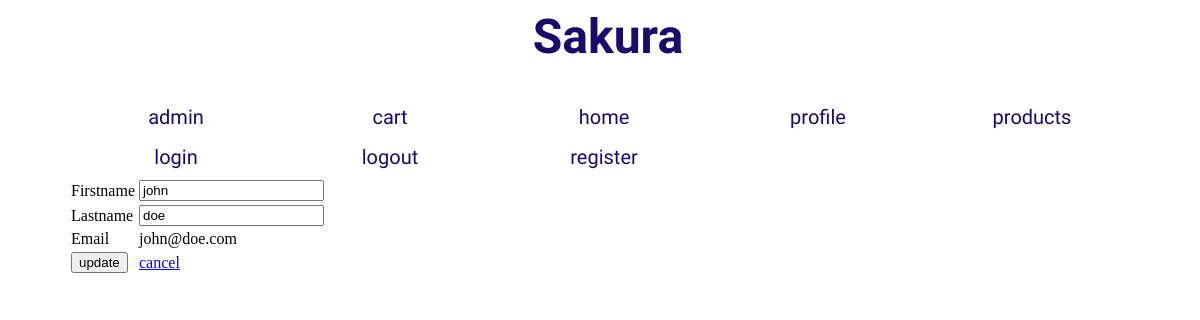
/profile.php (signed in), run on the app's committed database.
### tables this page shows
CREATE TABLE IF NOT EXISTS `users` (
  `uid` mediumint(9) NOT NULL,
  `fname` char(30) NOT NULL,
  `lname` char(30) NOT NULL,
  `email` char(30) NOT NULL,
  `password` char(30) NOT NULL,
  `admin` tinyint(1) NOT NULL DEFAULT '0',
  `enabled` tinyint(1) NOT NULL DEFAULT '1'
);

### profile.php (the view, shortened to what this page needs)
<?php
include('config.php');
$user = $_SESSION['login_user'];
$result = mysqli_query($db,"SELECT * FROM users WHERE email = '$user'");
 while($row = mysqli_fetch_array($result))
  {
     $fname = $row['fname'];
     $lname = $row['lname'];
     $email = $row['email'];
  }
?>
<html>
<head>
  <link rel="stylesheet" href="index.css">
</head>
<body>
<?php echo "<div class='content'>"; ?>
<?php echo "<div id='menu'>"; ?>
<?php include("menu.php"); ?>
<?php include("usermenu.php"); ?>
  <form method="post" action="profile.php">
    <table><tr>
          <td>Firstname</td>
          <td><input type="text" name="firstname" value="<?php echo $fname  ?>"></td>
        </tr>
        <tr>
          <td>Lastname</td>
          <td><input type="text" name="lastname" value="<?php echo  $lname  ?>"></td>
        </tr>
        <tr>
          <td>Email</td>
          <td><?php echo $email; ?></td>
        </tr>
        <tr>
          <td><button type="submit" class="btn" name="update_user">update</button></td>
          <td><a href=index.php>cancel</td>
        </tr>
     </table>
  </form>
</div>
</div>
</body>
</html>

### index.css (style rules this page uses)
body { background: url(https://stmed.net/sites/default/files/flower-wallpapers-27859-53340.jpg); -webkit-background-size: cover; -moz-background-size: cover; -o-background-size: cover; background-size: cover; }
.content { background: transparent; margin: auto; position: relative; height: 800px; width: 1200px; text-align: center; }
#menu { text-align: center; width: 90%; margin: auto; }

### data on the page
users: firstname "john", lastname "doe", email "john@doe.com"
